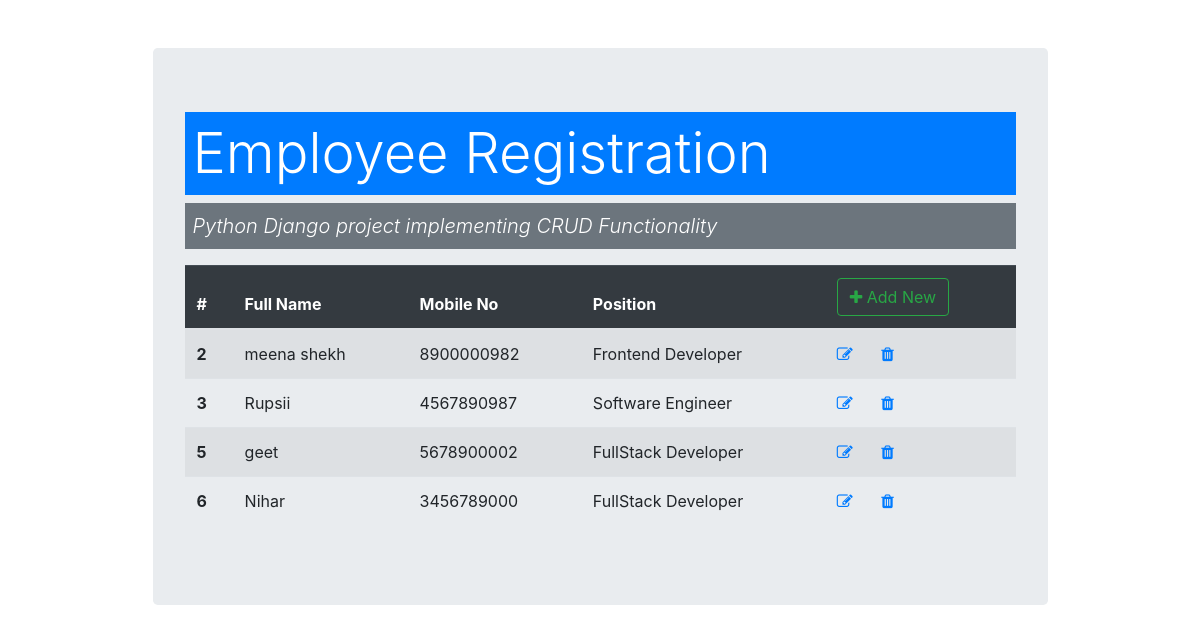
The page / on the database its author committed.
### employeeregister/models.py (models this page shows, shortened)
class employee(models.Model):
    FullName=models.CharField(max_length=100)
    emp_code=models.CharField(max_length=3)
    mobile_no=models.CharField(max_length=10)
    position=models.ForeignKey(position,on_delete=models.CASCADE)

class position(models.Model):
    title=models.CharField(max_length=50)
    def __str__(self):
        return self.title

### employeeregister/views.py (the view)
# urls.py: path('',views.employee_list,name='employee_list'),
def employee_list(request):
    employees=employee.objects.all()
    return render(request,'employee/employee_list.html',{'employees':employees})

### employeeregister/templates/employee/employee_list.html
{% extends 'employee/base.html' %}
{% block content %}
<table class='table table-striped '>
  <thead class='table-dark'>
     <th scope='col'>#</th>
     <th scope='col'>Full Name</th>
     <th scope='col'>Mobile No</th>
     <th scope='col'>Position</th>
     <th scope='col'> <a href="{% url 'employee_form' %}" class='btn btn-outline-success'><i class='fa fa-plus'></i> Add New</a></th>
  </thead>
    <tbody>
    {% for emp in employees%}
      <tr>
      <th scope="row">{{emp.id}}</th>
      <td>{{emp.FullName}}</td>
      <td>{{emp.mobile_no}}</td>
      <td>{{emp.position}}</td>
      <td>
          <a href="{% url 'employee_update' emp.id %}"><i class='fa fa-pencil-square-o edit'></i></a>
          <a href="{% url 'employee_delete' emp.id %}"><i class='fa fa-trash'></i></a>
       </td>
    </tr>
    {% endfor %}
    </tbody>
</table>
{% endblock %}

### employeeregister/templates/employee/base.html (shortened to what this page needs)
<!doctype html>
<html lang="en">
  <head>
     <link rel="stylesheet" href="https://maxcdn.bootstrapcdn.com/font-awesome/4.7.0/css/font-awesome.min.css">
    <link rel="stylesheet" href="https://stackpath.bootstrapcdn.com/bootstrap/4.3.1/css/bootstrap.min.css">
  </head>
  <body>
    <div class="container">
      <div class="col-md-10 offset-md-1 mt-5">
        <div class="jumbotron">
          <h1 class="display-4 d-block p-2 bg-primary text-white">Employee Registration</h1>
            <p class="lead font-italic d-block p-2 bg-secondary text-white">Python Django project implementing CRUD Functionality</p>
                  {% block content%}
                  {% endblock %}
        </div>
      </div>
    </div>
  </body>
</html>

### employeeregister/templates/employee/base.html (style rules this page uses)
.edit { padding-right:1.5rem; }

### rows shown on the page
employee: id "2", FullName "meena shekh", mobile_no "8900000982", position "Frontend Developer"
employee: id "3", FullName "Rupsii", mobile_no "4567890987", position "Software Engineer"
employee: id "5", FullName "geet", mobile_no "5678900002", position "FullStack Developer"
employee: id "6", FullName "Nihar", mobile_no "3456789000", position "FullStack Developer"
